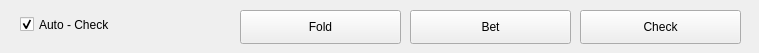
<?xml version="1.0" encoding="UTF-8"?>
<ui version="4.0">
 <class>BetControls</class>
 <widget class="QWidget" name="BetControls">
  <property name="geometry">
   <rect>
    <x>0</x>
    <y>0</y>
    <width>759</width>
    <height>53</height>
   </rect>
  </property>
  <property name="windowTitle">
   <string>Form</string>
  </property>
  <widget class="QPushButton" name="button_check">
   <property name="geometry">
    <rect>
     <x>580</x>
     <y>10</y>
     <width>161</width>
     <height>34</height>
    </rect>
   </property>
   <property name="text">
    <string>Check</string>
   </property>
  </widget>
  <widget class="QPushButton" name="button_bet">
   <property name="geometry">
    <rect>
     <x>410</x>
     <y>10</y>
     <width>161</width>
     <height>34</height>
    </rect>
   </property>
   <property name="text">
    <string>Bet</string>
   </property>
  </widget>
  <widget class="QPushButton" name="button_fold">
   <property name="geometry">
    <rect>
     <x>240</x>
     <y>10</y>
     <width>161</width>
     <height>34</height>
    </rect>
   </property>
   <property name="text">
    <string>Fold</string>
   </property>
  </widget>
  <widget class="QCheckBox" name="checkbox_autocheck">
   <property name="geometry">
    <rect>
     <x>20</x>
     <y>10</y>
     <width>141</width>
     <height>29</height>
    </rect>
   </property>
   <property name="text">
    <string>Auto - Check</string>
   </property>
   <property name="checked">
    <bool>true</bool>
   </property>
  </widget>
 </widget>
 <resources/>
 <connections/>
</ui>
